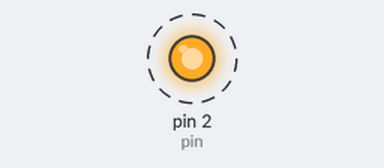
Simulated run of this program. Board: Raspberry Pi (wiringPi pin numbers). On the bench: output pins drawn as LEDs (lit = HIGH). Dashed ring = blinking. Pin numbers are wiringPi numbers; what the program prints to the terminal is not drawn. At 10.0 s the program stops and its outputs stay as they are.

Above: at 0.2 s.
Timing chart, 0 to 3.0 s (numbered marks = the images above):
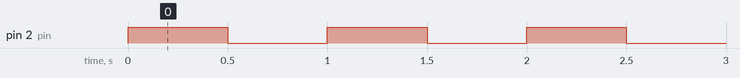

Measured:
- by itself, pin 2 (pin): alternates HIGH for 0.50 s and LOW for 0.50 s, 20 changes in all, then stays LOW

The program:

les2_output.py
```python
import time
import wiringpi
import sys

def blink(_pin):
    wiringpi.digitalWrite(_pin, 1)    # Write 1 ( HIGH ) to pin
    time.sleep(0.5)
    wiringpi.digitalWrite(_pin, 0)    # Write 1 ( HIGH ) to pin
    time.sleep(0.5)


#SETUP
print("Start")
pin = 2
wiringpi.wiringPiSetup()
wiringpi.pinMode(pin, 1)            # Set pin to mode 1 ( OUTPUT )

#MAIN
for i in range(0,10):
    blink(pin)

#cleanup
print("Done")
```
